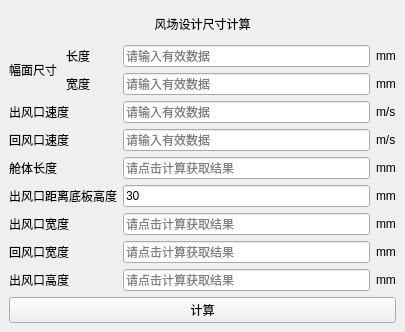
<?xml version="1.0" encoding="UTF-8"?>
<ui version="4.0">
 <class>MainWindow</class>
 <widget class="QMainWindow" name="MainWindow">
  <property name="geometry">
   <rect>
    <x>0</x>
    <y>0</y>
    <width>405</width>
    <height>332</height>
   </rect>
  </property>
  <property name="windowTitle">
   <string>风场设计尺寸计算</string>
  </property>
  <widget class="QWidget" name="centralwidget">
   <layout class="QVBoxLayout" name="verticalLayout">
    <item>
     <widget class="QLabel" name="label_9">
      <property name="text">
       <string>风场设计尺寸计算</string>
      </property>
      <property name="alignment">
       <set>Qt::AlignmentFlag::AlignCenter</set>
      </property>
     </widget>
    </item>
    <item>
     <layout class="QGridLayout" name="gridLayout">
      <item row="2" column="2">
       <widget class="QLabel" name="label_21">
        <property name="text">
         <string>mm</string>
        </property>
       </widget>
      </item>
      <item row="7" column="0">
       <widget class="QLabel" name="labelOw">
        <property name="text">
         <string>出风口宽度</string>
        </property>
       </widget>
      </item>
      <item row="4" column="0">
       <widget class="QLabel" name="labelUm">
        <property name="text">
         <string>回风口速度</string>
        </property>
       </widget>
      </item>
      <item row="4" column="1">
       <widget class="QLineEdit" name="lineEditUm">
        <property name="placeholderText">
         <string>请输入有效数据</string>
        </property>
       </widget>
      </item>
      <item row="4" column="2">
       <widget class="QLabel" name="label_17">
        <property name="text">
         <string>m/s</string>
        </property>
       </widget>
      </item>
      <item row="2" column="1">
       <widget class="QLineEdit" name="lineEditHeight">
        <property name="placeholderText">
         <string>请输入有效数据</string>
        </property>
       </widget>
      </item>
      <item row="5" column="2">
       <widget class="QLabel" name="label_11">
        <property name="text">
         <string>mm</string>
        </property>
       </widget>
      </item>
      <item row="3" column="2">
       <widget class="QLabel" name="label_16">
        <property name="text">
         <string>m/s</string>
        </property>
       </widget>
      </item>
      <item row="8" column="0">
       <widget class="QLabel" name="labelIw">
        <property name="text">
         <string>回风口宽度</string>
        </property>
       </widget>
      </item>
      <item row="5" column="1">
       <widget class="QLineEdit" name="lineEditS">
        <property name="readOnly">
         <bool>true</bool>
        </property>
        <property name="placeholderText">
         <string>请点击计算获取结果</string>
        </property>
       </widget>
      </item>
      <item row="8" column="2">
       <widget class="QLabel" name="label_14">
        <property name="text">
         <string>mm</string>
        </property>
       </widget>
      </item>
      <item row="7" column="1">
       <widget class="QLineEdit" name="lineEditOw">
        <property name="readOnly">
         <bool>true</bool>
        </property>
        <property name="placeholderText">
         <string>请点击计算获取结果</string>
        </property>
       </widget>
      </item>
      <item row="8" column="1">
       <widget class="QLineEdit" name="lineEditIw">
        <property name="readOnly">
         <bool>true</bool>
        </property>
        <property name="placeholderText">
         <string>请点击计算获取结果</string>
        </property>
       </widget>
      </item>
      <item row="5" column="0">
       <widget class="QLabel" name="labelS">
        <property name="text">
         <string>舱体长度</string>
        </property>
       </widget>
      </item>
      <item row="3" column="0">
       <widget class="QLabel" name="labelU0">
        <property name="text">
         <string>出风口速度</string>
        </property>
       </widget>
      </item>
      <item row="9" column="2">
       <widget class="QLabel" name="label_15">
        <property name="text">
         <string>mm</string>
        </property>
       </widget>
      </item>
      <item row="3" column="1">
       <widget class="QLineEdit" name="lineEditU0">
        <property name="placeholderText">
         <string>请输入有效数据</string>
        </property>
       </widget>
      </item>
      <item row="9" column="1">
       <widget class="QLineEdit" name="lineEditB0">
        <property name="readOnly">
         <bool>true</bool>
        </property>
        <property name="placeholderText">
         <string>请点击计算获取结果</string>
        </property>
       </widget>
      </item>
      <item row="6" column="2">
       <widget class="QLabel" name="label_12">
        <property name="text">
         <string>mm</string>
        </property>
       </widget>
      </item>
      <item row="6" column="1">
       <widget class="QLineEdit" name="lineEditOutB0">
        <property name="text">
         <string>30</string>
        </property>
        <property name="readOnly">
         <bool>true</bool>
        </property>
       </widget>
      </item>
      <item row="6" column="0">
       <widget class="QLabel" name="labelOutB0">
        <property name="text">
         <string>出风口距离底板高度</string>
        </property>
       </widget>
      </item>
      <item row="7" column="2">
       <widget class="QLabel" name="label_13">
        <property name="text">
         <string>mm</string>
        </property>
       </widget>
      </item>
      <item row="9" column="0">
       <widget class="QLabel" name="labelB0">
        <property name="text">
         <string>出风口高度</string>
        </property>
       </widget>
      </item>
      <item row="1" column="1">
       <widget class="QLineEdit" name="lineEditWidth">
        <property name="placeholderText">
         <string>请输入有效数据</string>
        </property>
       </widget>
      </item>
      <item row="1" column="2">
       <widget class="QLabel" name="label_20">
        <property name="text">
         <string>mm</string>
        </property>
       </widget>
      </item>
      <item row="1" column="0" rowspan="2">
       <layout class="QGridLayout" name="gridLayout_2">
        <item row="0" column="1">
         <widget class="QLabel" name="labelWidth">
          <property name="text">
           <string>长度</string>
          </property>
         </widget>
        </item>
        <item row="1" column="1">
         <widget class="QLabel" name="labelHeight">
          <property name="text">
           <string>宽度</string>
          </property>
         </widget>
        </item>
        <item row="0" column="0" rowspan="2">
         <widget class="QLabel" name="label">
          <property name="text">
           <string>幅面尺寸</string>
          </property>
         </widget>
        </item>
       </layout>
      </item>
     </layout>
    </item>
    <item>
     <widget class="QPushButton" name="pushButton">
      <property name="text">
       <string>计算</string>
      </property>
     </widget>
    </item>
   </layout>
  </widget>
 </widget>
 <resources/>
 <connections/>
</ui>
